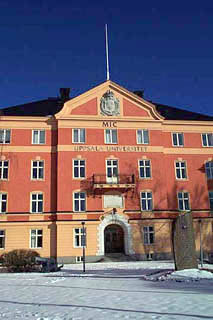
#> input picture Ass 1 ISS S2017/Lab01/src/itc.JPG, 213 x 320 px
$ python imgHandle.py itc.JPG
#> lines starting #> are read from the running program, lines starting #| are printed output that depends on the picture
'''
Created on Mar 21, 2016

@author: kalyan
'''
import sys
import numpy as np
import cv2

def rgb2grayFunc(fileName,
                 op_write='y'):
#> called with fileName = 'itc.JPG', op_write = 'n'
    img = cv2.imread(fileName)
#> img is the input picture: shape (320, 213, 3); mean B, G, R 114.4, 102.8, 115.9

    if(len(img.shape)==3):
        img = cv2.cvtColor(img,cv2.COLOR_RGB2GRAY)
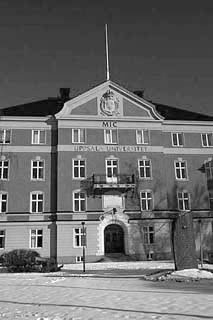
#> img: shape (320, 213); min 0, max 255, mean 107.7

    if(op_write=='y'):
        cv2.imwrite('rgb2gray.png',img)

    print('rgb2grayFunc exit.')
    return img

def binaryFunc(fileName):

    img     = rgb2grayFunc(fileName,'n')
    _,thres = cv2.threshold(img,0,255,cv2.THRESH_BINARY+cv2.THRESH_OTSU)

    cv2.imwrite('binary.png',thres)
    print('binaryFunc exit.')
    return thres

# Use the link below for online help on geometric transforms
# http://docs.opencv.org/3.1.0/da/d6e/tutorial_py_geometric_transformations.html#gsc.tab=0

def resizeFunc(fileName,
               scale=2):

    img     = rgb2grayFunc(fileName,'n')

    #res = cv2.resize(img,None,fx=scale, fy=scale, interpolation = cv2.INTER_CUBIC)
    # OR
    height, width = img.shape[:2]
    res = cv2.resize(img,(int(scale*width), int(scale*height)), interpolation = cv2.INTER_CUBIC)

    cv2.imwrite('resize.png',res)
    print('resizeFunc exit.')
    return res

def affineTransform(fileName):

    img     = rgb2grayFunc(fileName,'n')

    rows,cols = img.shape
#> rows = 320; cols = 213

    pts1 = np.float32([[50,50],[200,50],[50,200]])
    pts2 = np.float32([[10,100],[200,50],[100,250]])

    M = cv2.getAffineTransform(pts1,pts2)

    res = cv2.warpAffine(img,M,(cols,rows))
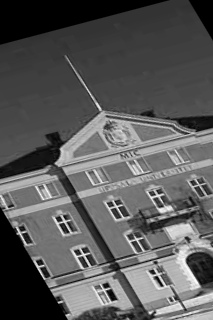
#> res: shape (320, 213); min 0, max 254, mean 88.9

    cv2.imwrite('skew.png',res)
    print('affineTransform exit.')
    return res

def edgeDetection(fileName):

    img     = rgb2grayFunc(fileName,'n')
    thi = 225
    tlo = 150
    edges = cv2.Canny(img,tlo,thi)

    cv2.imwrite('edge.png',edges)
    print('edgeDetection exit.')

if __name__ == '__main__':
    task     = 'skew'
    #sys.argv.pop()
    fileName = 'itc.JPG'
    #sys.argv.pop()

    if(task == 'c2g'):
        rgb2grayFunc(fileName)

    if(task == 'bw'):
        binaryFunc(fileName)

    if(task == 'resz'):
        resizeFunc(fileName,scale=1.5)

    if(task == 'skew'):
        affineTransform(fileName)

    if(task == 'skew'):
        affineTransform(fileName)

    if(task == 'edge'):
        edgeDetection(fileName)

    print('Main exit.')
